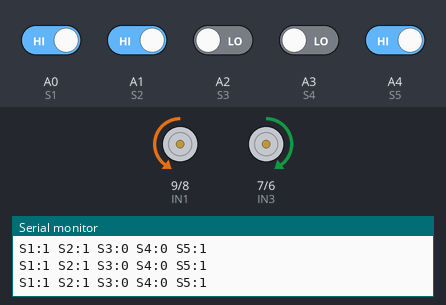
Bench run of a sketch on a simulated Arduino Uno, built with avr-gcc and run on an emulated ATmega328P. Shown: motor-driver pin pairs drawn as motors (green arrow = first pin HIGH = forward, orange = second pin HIGH = backward, longer = more drive, scaled by the enable pin), the last lines printed to the serial monitor. The inputs (shaded band) are chosen by the test bench; at power-on: A0 (S1), A1 (S2), A4 (S5) HIGH, A2 (S3), A3 (S4) LOW.

Above: at 1.2 s.
1.3 s: A0 (S1) driven LOW
At 1.9 s:
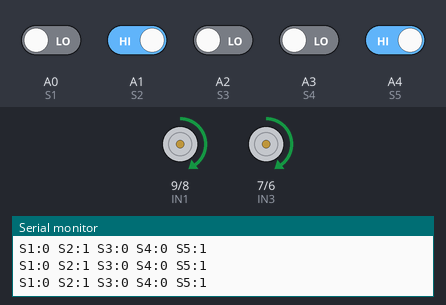
2.8 s: A2 (S3) driven HIGH
At 3.8 s:
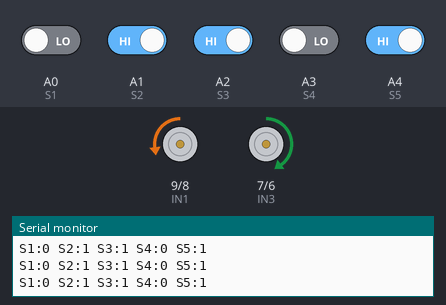
4.3 s: A2 (S3) driven LOW
At 5.4 s:
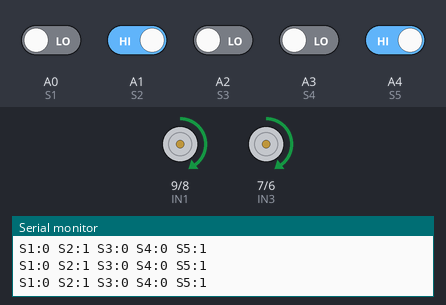
7.3 s: A3 (S4) driven HIGH
At 7.7 s:
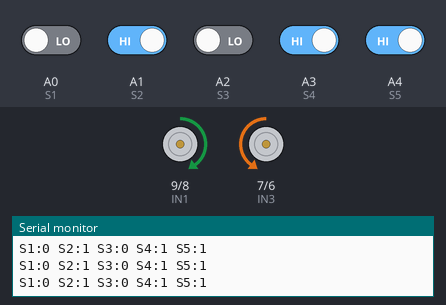
8.8 s: A3 (S4) driven LOW
At 9.6 s:
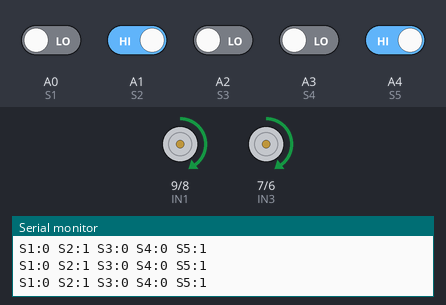
11.8 s: A1 (S2) driven LOW and A4 (S5) driven LOW
At 13.2 s:
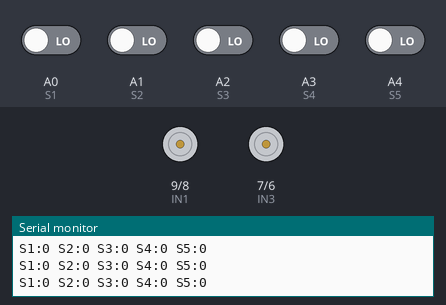
Timing chart, 0 to 14.3 s (numbered marks = the images above; inputs shaded):
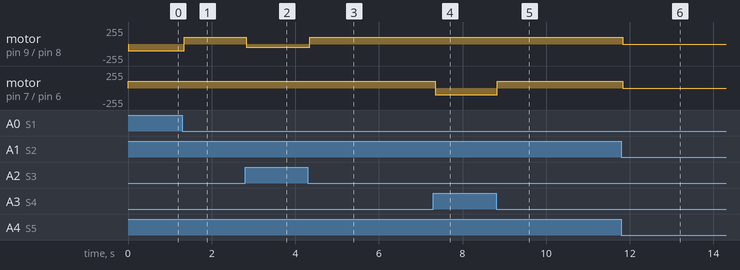

The sketch:

line_follower.ino
```cpp
// ── Motor Driver Pins ─────────────────────────────────────────
const int IN1 = 9;
const int IN2 = 8;
const int IN3 = 7;
const int IN4 = 6;
const int ENA = 10;
const int ENB = 5;

// ── IR Sensor Pins ────────────────────────────────────────────
const int S1 = A0;
const int S2 = A1;
const int S3 = A2;
const int S4 = A3;
const int S5 = A4;

// ── Speed Setting (0–255) ─────────────────────────────────────
int speedMotor = 100;

// ── Setup ─────────────────────────────────────────────────────
void setup() {
  // Motor driver pins as output
  pinMode(IN1, OUTPUT);
  pinMode(IN2, OUTPUT);
  pinMode(IN3, OUTPUT);
  pinMode(IN4, OUTPUT);
  pinMode(ENA, OUTPUT);
  pinMode(ENB, OUTPUT);

  // Sensor pins as input
  pinMode(S1, INPUT);
  pinMode(S2, INPUT);
  pinMode(S3, INPUT);
  pinMode(S4, INPUT);
  pinMode(S5, INPUT);

  Serial.begin(9600);
  Serial.println("Line Follower Robot — Ready");
}

void loop() {

  int s1 = digitalRead(S1);
  int s2 = digitalRead(S2);
  int s3 = digitalRead(S3);
  int s4 = digitalRead(S4);
  int s5 = digitalRead(S5);

  Serial.print("S1:"); Serial.print(s1);
  Serial.print(" S2:"); Serial.print(s2);
  Serial.print(" S3:"); Serial.print(s3);
  Serial.print(" S4:"); Serial.print(s4);
  Serial.print(" S5:"); Serial.println(s5);

  // ── Decision Logic ──────────────────────────────────────────

  if (s2 == 0 && s3 == 1 && s4 == 0) {
    forward();

  } else if (s1 == 0 && s2 == 1 && s3 == 1) {
    slightLeft();

  } else if (s3 == 1 && s4 == 1 && s5 == 0) {
    slightRight();

  } else if (s1 == 1 && s2 == 1) {
    sharpLeft();

  } else if (s4 == 1 && s5 == 1) {
    sharpRight();

  } else if (s1 == 0 && s2 == 0 && s3 == 0 && s4 == 0 && s5 == 0) {
    stopMotors();

  } else {
    forward();
  }
}

void forward() {
  digitalWrite(IN1, HIGH); digitalWrite(IN2, LOW);
  digitalWrite(IN3, HIGH); digitalWrite(IN4, LOW);
  analogWrite(ENA, speedMotor);
  analogWrite(ENB, speedMotor);
}

void slightLeft() {
  digitalWrite(IN1, LOW);  digitalWrite(IN2, HIGH);
  digitalWrite(IN3, HIGH); digitalWrite(IN4, LOW);
  analogWrite(ENA, speedMotor / 2);
  analogWrite(ENB, speedMotor);
}

void slightRight() {
  digitalWrite(IN1, HIGH); digitalWrite(IN2, LOW);
  digitalWrite(IN3, LOW);  digitalWrite(IN4, HIGH);
  analogWrite(ENA, speedMotor);
  analogWrite(ENB, speedMotor / 2);
}

void sharpLeft() {
  digitalWrite(IN1, LOW);  digitalWrite(IN2, HIGH);
  digitalWrite(IN3, HIGH); digitalWrite(IN4, LOW);
  analogWrite(ENA, speedMotor);
  analogWrite(ENB, speedMotor);
}

void sharpRight() {
  digitalWrite(IN1, HIGH); digitalWrite(IN2, LOW);
  digitalWrite(IN3, LOW);  digitalWrite(IN4, HIGH);
  analogWrite(ENA, speedMotor);
  analogWrite(ENB, speedMotor);
}

void stopMotors() {
  digitalWrite(IN1, LOW); digitalWrite(IN2, LOW);
  digitalWrite(IN3, LOW); digitalWrite(IN4, LOW);
  analogWrite(ENA, 0);
  analogWrite(ENB, 0);
}
```

Measured:
- after the input at 1.3 s, motor on pin 9 (IN1) / pin 8 (IN2): backward 100/255 → forward 100/255 at once
- after the input at 2.8 s, motor on pin 9 (IN1) / pin 8 (IN2): forward 100/255 → backward 50/255 at once
- after the input at 4.3 s, motor on pin 9 (IN1) / pin 8 (IN2): backward 50/255 → forward 100/255 after 0.05 s
- after the input at 7.3 s, motor on pin 7 (IN3) / pin 6 (IN4): forward 100/255 → backward 100/255 after 0.05 s
- after the input at 8.8 s, motor on pin 7 (IN3) / pin 6 (IN4): backward 100/255 → forward 100/255 at once
- after the input at 11.8 s, motor on pin 9 (IN1) / pin 8 (IN2), motor on pin 7 (IN3) / pin 6 (IN4): forward 100/255 → stopped at once
